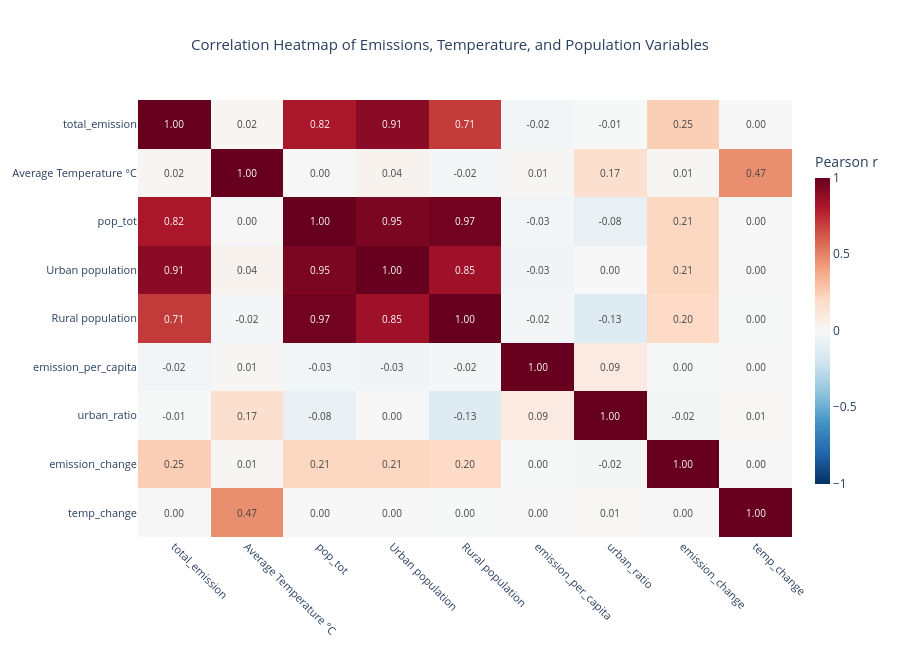

The code cell stored with this chart in its notebook:
### Markdown cell above
### 6D. Correlation Heatmap

### Code cell
import plotly.express as px
import pandas as pd

heatmap_cols = [
    "total_emission", "Average Temperature °C", "pop_tot",
    "Urban population", "Rural population",
    "emission_per_capita", "urban_ratio",
    "emission_change", "temp_change"
]

corr_matrix = df_clean[heatmap_cols].corr()

fig = px.imshow(
    corr_matrix,
    text_auto=".2f",
    color_continuous_scale="RdBu_r",
    zmin=-1,
    zmax=1,
    aspect="auto",
    title="Correlation Heatmap of Emissions, Temperature, and Population Variables",
)

fig.update_layout(
    width=900,
    height=650,
    title_x=0.5,
    title_font_size=15,
    template="plotly_white",
    coloraxis_colorbar=dict(
        title="Pearson r",
        thickness=15,
        len=0.8,
    ),
)

fig.update_xaxes(tickangle=45, tickfont_size=11)
fig.update_yaxes(tickfont_size=11)
fig.update_traces(textfont_size=10)

fig.show()

### Figure 1 — Plotly figure (JSON) as saved in the notebook; plotly's stock layout.template omitted (floating-point values rounded to 4 significant figures)
{"data": [{"coloraxis": "coloraxis", "hovertemplate": "x: %{x}<br>y: %{y}<br>color: %{z}<extra></extra>", "name": "0", "textfont": {"size": 10}, "texttemplate": "%{z:.2f}", "type": "heatmap", "x": ["total_emission", "Average Temperature °C", "pop_tot", "Urban population", "Rural population", "emission_per_capita", "urban_ratio", "emission_change", "temp_change"], "xaxis": "x", "y": ["total_emission", "Average Temperature °C", "pop_tot", "Urban population", "Rural population", "emission_per_capita", "urban_ratio", "emission_change", "temp_change"], "yaxis": "y", "z": [[1.0, 0.01904, 0.8207, 0.9078, 0.7052, -0.02475, -0.005403, 0.2498, -0.0006361], [0.01904, 1.0, 0.004518, 0.03626, -0.01976, 0.01276, 0.1676, 0.0111, 0.4677], [0.8207, 0.004518, 1.0, 0.9506, 0.9732, -0.02728, -0.07899, 0.2129, -0.002016], [0.9078, 0.03626, 0.9506, 1.0, 0.8545, -0.02983, -0.002449, 0.2117, -0.0002246], [0.7052, -0.01976, 0.9732, 0.8545, 1.0, -0.0233, -0.128, 0.2016, -0.003164], [-0.02475, 0.01276, -0.02728, -0.02983, -0.0233, 1.0, 0.09122, -0.003953, -0.001061], [-0.005403, 0.1676, -0.07899, -0.002449, -0.128, 0.09122, 1.0, -0.01666, 0.01024], [0.2498, 0.0111, 0.2129, 0.2117, 0.2016, -0.003953, -0.01666, 1.0, 0.004706], [-0.0006361, 0.4677, -0.002016, -0.0002246, -0.003164, -0.001061, 0.01024, 0.004706, 1.0]]}], "layout": {"coloraxis": {"cmax": 1, "cmin": -1, "colorbar": {"len": 0.8, "thickness": 15, "title": {"text": "Pearson r"}}, "colorscale": [[0, "rgb(5,48,97)"], [0.1, "rgb(33,102,172)"], [0.2, "rgb(67,147,195)"], [0.3, "rgb(146,197,222)"], [0.4, "rgb(209,229,240)"], [0.5, "rgb(247,247,247)"], [0.6, "rgb(253,219,199)"], [0.7, "rgb(244,165,130)"], [0.8, "rgb(214,96,77)"], [0.9, "rgb(178,24,43)"], [1, "rgb(103,0,31)"]]}, "height": 650, "title": {"font": {"size": 15}, "text": "Correlation Heatmap of Emissions, Temperature, and Population Variables", "x": 0.5}, "width": 900, "xaxis": {"anchor": "y", "domain": [0, 1], "tickangle": 45, "tickfont": {"size": 11}}, "yaxis": {"anchor": "x", "autorange": "reversed", "domain": [0, 1], "tickfont": {"size": 11}}}}
